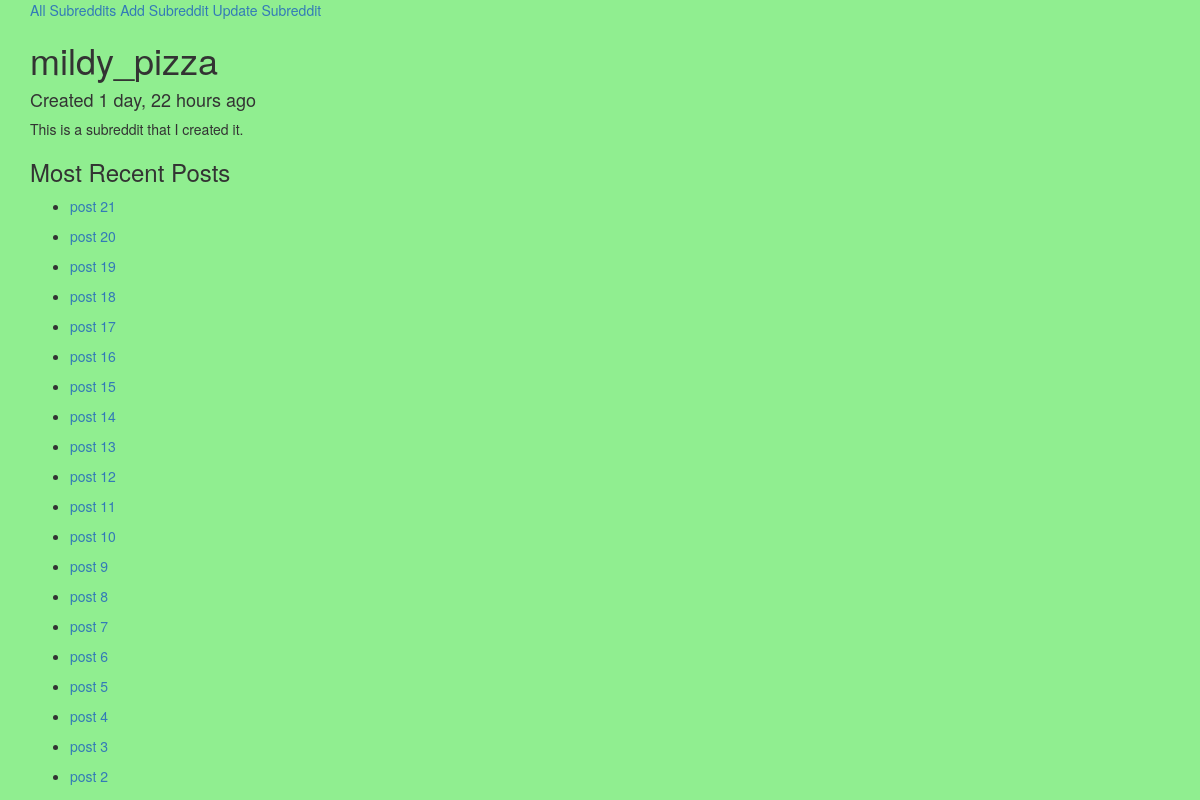
The app's page /1/, older data.
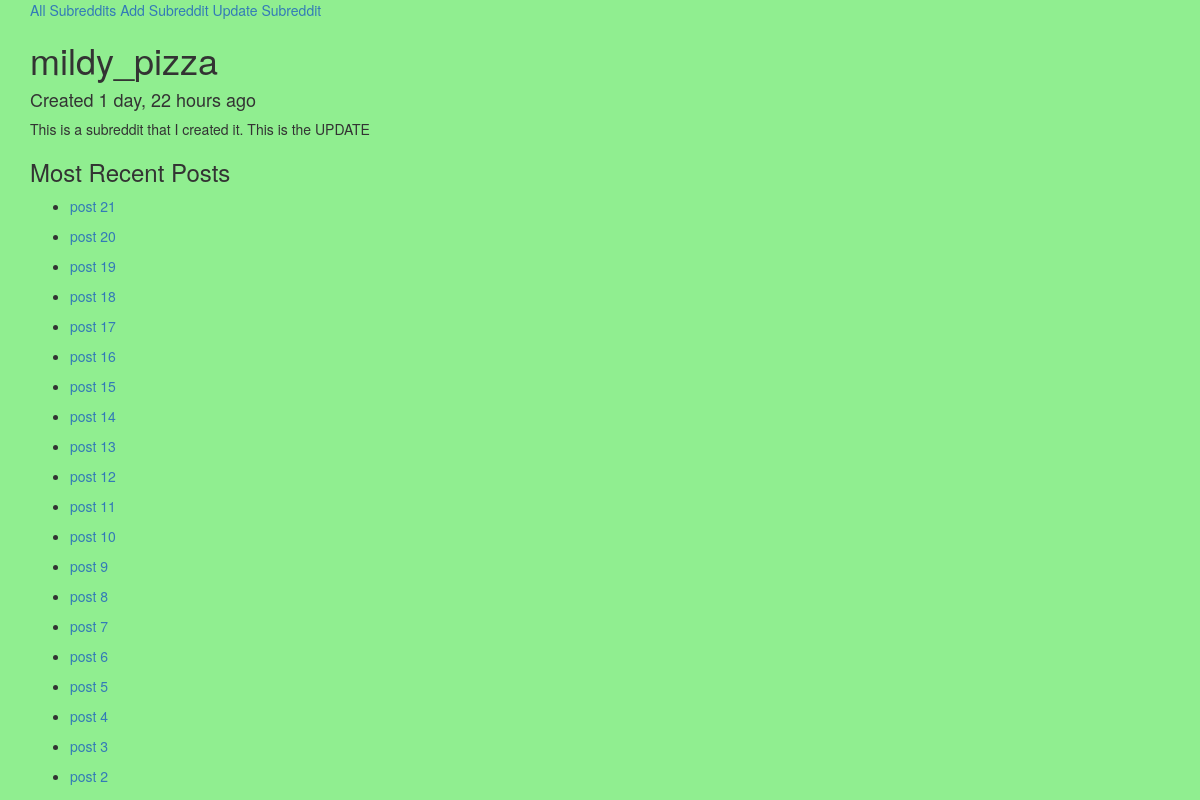
The same page, newer data.
### reddit_app/models.py (models this page shows, shortened)
class Subreddit(models.Model):
    name = models.CharField(max_length=50)
    description = models.TextField()
    creation = models.DateTimeField(auto_now_add=True)
    def recent_posts(self):
        return Post.objects.filter(subreddit=self)[:20]
    def __str__(self):
        return self.name

### reddit_app/views.py (the view)
# urls.py: url(r'^(?P<pk>\d+)/$', SubredditDetailView.as_view(), name='subreddit_detail_view'),
class SubredditDetailView(DetailView):
    model = Subreddit

### reddit_app/models.py (called while the page is built)
    def __str__(self):
        return self.title

### templates/reddit_app/subreddit_detail.html
{% extends 'base.html' %}
{% block content %}
    <a href="{% url 'subreddit_update_view' object.id %}">Update Subreddit</a>
    <h1>{{ object }}</h1>
    <h4>Created {{ object.creation|timesince }} ago</h4>
    {{ object.description }}
    <h3>Most Recent Posts</h3>
    {% for post in object.recent_posts %}
        <ul>
            <li><a href="{% url 'post_detail_view' post.id %}">{{ post }}</a></li>
        </ul>
    {% endfor %}
{% endblock %}

Row changes from the older to the newer data that the page shows:
changed Subreddit "mildy_pizza": description "This is a subreddit that I created it." → "This is a subreddit that I created it. This is the UPDATE"
